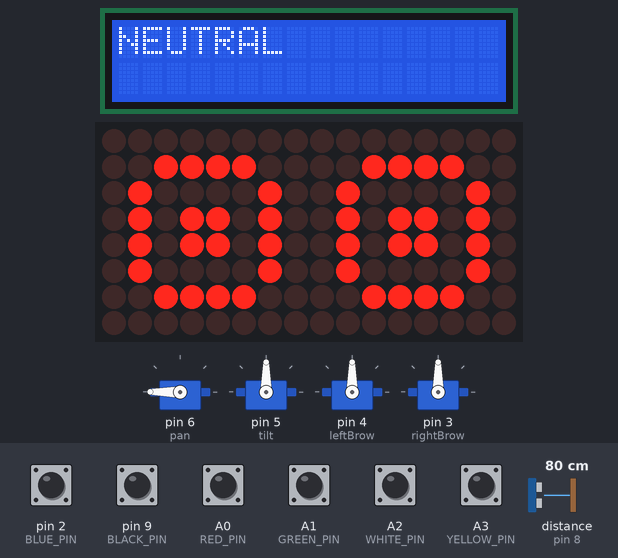
A sketch run on a simulated Arduino Uno, built with avr-gcc and run on an emulated ATmega328P. Parts: 16×2 character LCD, 4 × servo, 16×8 LED matrix. Wiring (inferred from the names in the program): ultrasonic range finder: trigger pin 7; echo pin 8. Inputs (shaded band) come from the test bench; at power-on: A0 (RED_PIN), A1 (GREEN_PIN), A2 (WHITE_PIN), A3 (YELLOW_PIN), pin 2 (BLUE_PIN), pin 9 (BLACK_PIN) HIGH, distance to the obstacle (sensor on pin 8) 80 cm. The echo pulse lasts 58.3 µs per cm; what the sketch prints to the serial monitor is not drawn.

Above: at 2.3 s.
2.4 s: A1 (GREEN_PIN) pulled LOW for 0.15 s
At 2.54 s:
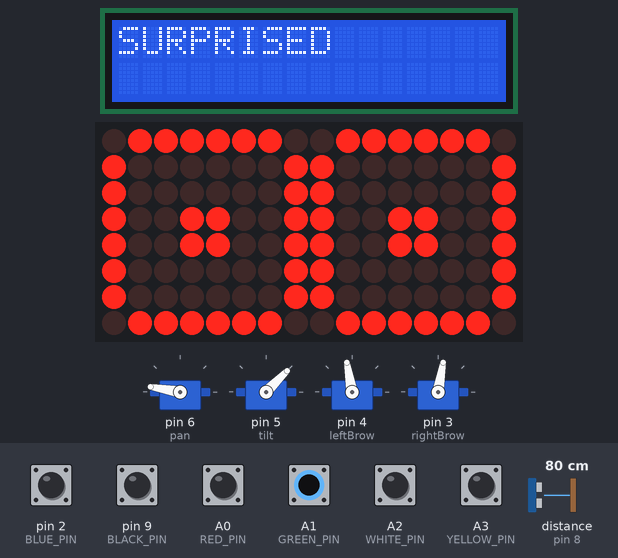
5.5 s: pin 2 (BLUE_PIN) pulled LOW for 0.15 s
At 5.64 s:
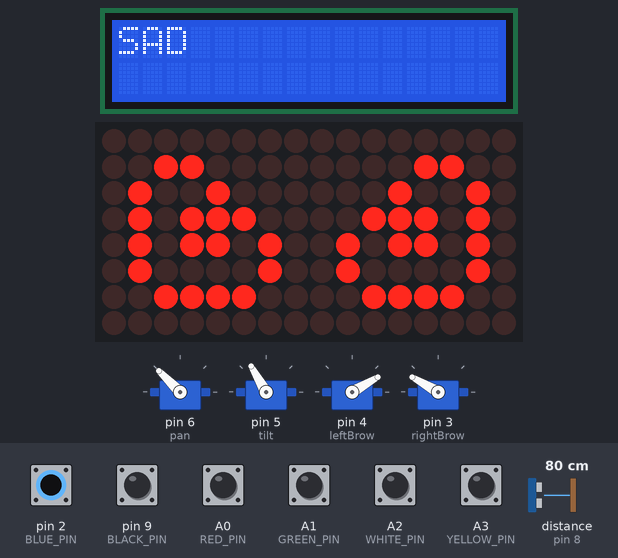
8.6 s: distance to the obstacle (sensor on pin 8) set to 2 cm
At 10.1 s:
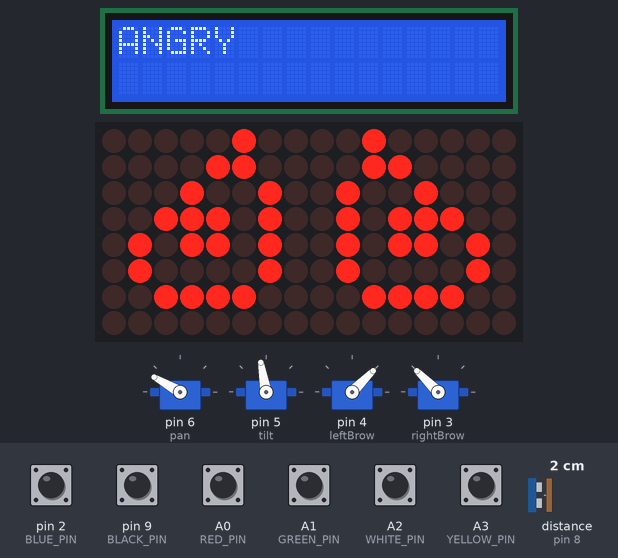
11.6 s: A2 (WHITE_PIN) pulled LOW for 0.15 s
At 11.75 s:
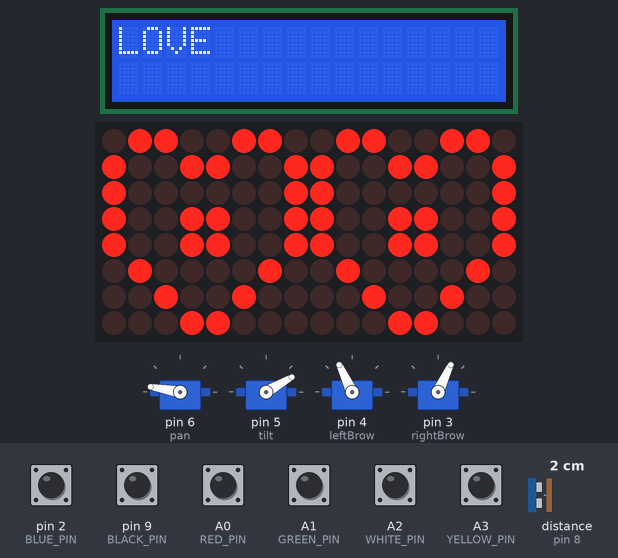
13.3 s: A3 (YELLOW_PIN) pulled LOW for 0.15 s
At 13.44 s:
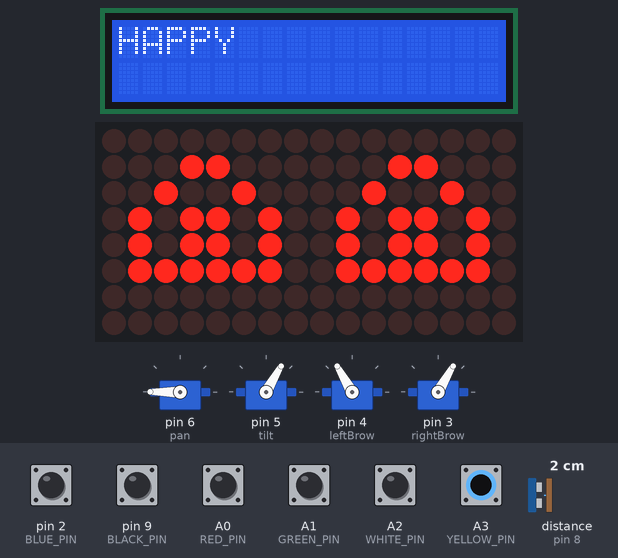
15.0 s: distance to the obstacle (sensor on pin 8) set to 4 cm
Timing chart, 0 to 18.0 s (numbered marks = the images above; inputs shaded):
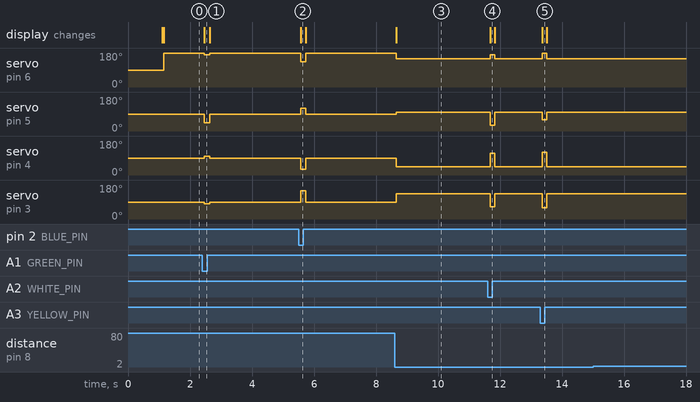

The sketch:

emotive_robot_code.ino
```cpp
#include <LiquidCrystal_I2C.h>
#include <LedControlMS.h>
#include <Servo.h>

// pins for LED matrix
int DIN = 13;
int CS = 12;
int CLK = 11;
// number of devices being programmed
#define NUM_DEVICE 2
// pins for all the buttons
#define BLACK_PIN 9
#define BLUE_PIN 2
#define YELLOW_PIN A3
#define WHITE_PIN A2
#define GREEN_PIN A1
#define RED_PIN A0
// pins for ultrasonic sensor
const int triggerPin = 7;
const int echoPin = 8;
// used to get distance from another object
float pulse_width, distance;
// instance of LCD
LiquidCrystal_I2C lcd = LiquidCrystal_I2C(0x27, 16, 2);
// instance if LED matrix
LedControl ledmatrix = LedControl(DIN, CLK, CS, NUM_DEVICE);
// instances of servos used to convery robot's emotion
Servo pan;
Servo tilt;
Servo leftBrow;
Servo rightBrow;
// byte arrays with LED matrix patterns for each emotion
byte happyL_bmp[8] =
{ B00000000,
B00011100,
B00100100,
B01011100,
B01011100,
B00100100,
B00011100,
B00000000 };
byte happyR_bmp[8] =
{ B00000000,
B00011100,
B00100100,
B01011100,
B01011100,
B00100100,
B00011100,
B00000000 };
byte neutralL_bmp[8] =
{ B00000000,
B00111100,
B01000010,
B01011010,
B01011010,
B01000010,
B00111100,
B00000000 };
byte neutralR_bmp[8] =
{ B00000000,
B00111100,
B01000010,
B01011010,
B01011010,
B01000010,
B00111100,
B00000000 };
byte angryL_bmp[8] =
{ B00000000,
B00001100,
B00010010,
B00111010,
B01011010,
B11000010,
B00111100,
B00000000 };
byte angryR_bmp[8] =
{ B00000000,
B00111100,
B11000010,
B01011010,
B00111010,
B00010010,
B00001100,
B00000000 };
byte surprisedL_bmp[8] =
{ B01111110,
B10000001,
B10000001,
B10011001,
B10011001,
B10000001,
B10000001,
B01111110 };
byte surprisedR_bmp[8] =
{ B01111110,
B10000001,
B10000001,
B10011001,
B10011001,
B10000001,
B10000001,
B01111110 };
byte sadL_bmp[8] =
{ B00000000,
B00111100,
B01000010,
B01011010,
B00111010,
B00010010,
B00001100,
B00000000 };
byte sadR_bmp[8] =
{ B00000000,
B00001100,
B00010010,
B00111010,
B01011010,
B01000010,
B00111100,
B00000000 };
byte loveL_bmp[8] =
{ B01111000,
B10000100,
B10000010,
B01011001,
B01011001,
B10000010,
B10000100,
B01111000 };
byte loveR_bmp[8] =
{ B01111000,
B10000100,
B10000010,
B01011001,
B01011001,
B10000010,
B10000100,
B01111000 };

void setup() {
  // put your setup code here, to run once:
  Serial.begin(9600);
  // set up LCD
  lcd.init();
  lcd.backlight();
  // set up LED
  for (int i=0; i< NUM_DEVICE; i++){
    ledmatrix.shutdown(i,false);
  // Set the brightness to a low value
    ledmatrix.setIntensity(i,1);
  // and clear the display */
    ledmatrix.clearDisplay(i);
  }

  pan.attach(6);
  tilt.attach(5);
  leftBrow.attach(4);
  rightBrow.attach(3);

  lcd.println("Hello!          ");
  lcd.println("I am Brobot    ");
  delay(1000);
  lcd.setCursor(0, 0);
  lcd.clear();

  pinMode(YELLOW_PIN, INPUT_PULLUP);
  pinMode(BLUE_PIN, INPUT_PULLUP);
  pinMode(BLACK_PIN, INPUT_PULLUP);
  pinMode(RED_PIN, INPUT_PULLUP);
  pinMode(GREEN_PIN, INPUT_PULLUP);
  pinMode(WHITE_PIN, INPUT_PULLUP);
  // set up ultrasonic sensor
  pinMode(triggerPin, OUTPUT);
  pinMode(echoPin, INPUT);
  digitalWrite(triggerPin, LOW);
  delayMicroseconds(2);

}

void loop() {
  // put your main code here, to run repeatedly:
  // set up ultrasonic sensor signals
  digitalWrite(triggerPin, HIGH);
  delayMicroseconds(10);
  digitalWrite(triggerPin, LOW);
  // get and calculate distance
  pulse_width = pulseIn(echoPin, HIGH);
  distance = (pulse_width*0.0343)/2;
  int blackState = digitalRead(BLACK_PIN);
  int blueState = digitalRead(BLUE_PIN);
  Serial.println(blueState);
  int yellowState = digitalRead(YELLOW_PIN);
  int whiteState = digitalRead(WHITE_PIN);
  int greenState = digitalRead(GREEN_PIN);
  int redState = digitalRead(RED_PIN);
  // if-else statements determining emotion
  // each distance corresponds to an emotion and updateFace() and moveServos() are called to
  // express that emotion on the robot
   if(redState == LOW)
  {
    updateFace("ANGRY", angryL_bmp, angryR_bmp);
    moveServos(45, 135, 150, 100);
  }
  else if(greenState == LOW)
  {
    updateFace("SURPRISED       ", surprisedL_bmp, surprisedR_bmp);
    moveServos(100, 80, 170, 45);
  }
  else if(whiteState == LOW)
  {
    updateFace("LOVE            ", loveL_bmp, loveR_bmp);
    moveServos(115, 65, 170, 30);
  }
  else if(yellowState == LOW)
  {
    updateFace("HAPPY           ", happyL_bmp, happyR_bmp);
    moveServos(120, 60, 180, 60);
  }
  else if(blueState == LOW)
  {
    Serial.println("blue pressed");
    updateFace("SAD             ", sadL_bmp, sadR_bmp);
    moveServos(30, 150, 135, 120);
  }
  else if (blackState == LOW)
  {
    updateFace("NEUTRAL         ", neutralL_bmp, neutralR_bmp);
    moveServos(90, 90, 180, 90);
  }
  else
  {
      if(distance <= 10.0)
    {
      updateFace("ANGRY", angryL_bmp, angryR_bmp);
      moveServos(45, 135, 150, 100);
    }
    else if(distance <= 20.0)
    {
      updateFace("SURPRISED       ", surprisedL_bmp, surprisedR_bmp);
      moveServos(100, 80, 170, 45);
    }
    else if(distance <= 30.0)
    {
      updateFace("LOVE            ", loveL_bmp, loveR_bmp);
      moveServos(115, 65, 170, 30);
    }
    else if(distance <= 40.0)
    {
      updateFace("HAPPY           ", happyL_bmp, happyR_bmp);
      moveServos(120, 60, 180, 60);
    }
    else if(distance <= 50.0)
    {
      updateFace("SAD             ", sadL_bmp, sadR_bmp);
      moveServos(30, 150, 135, 120);
    }
    else
    {
      updateFace("NEUTRAL         ", neutralL_bmp, neutralR_bmp);
      moveServos(90, 90, 180, 90);
    }
  }
}

// takes in the emotion and the arrays for the eyes as parameters and uses them to change
// the LED matrices and LCD
void updateFace(String emotion, byte leftEye[], byte rightEye[])
{
  int i = 0;
  // draws pattern on left eye matrix
	for(i = 0; i < 8; i++)
	{
		ledmatrix.setColumn(0, i, leftEye[i]);
	}
	int j = 0;
  // draws pattern on right eye matrix
	for(j = 0; j < 8; j++)
	{
		ledmatrix.setColumn(1, j, rightEye[j]);
	}
  // displays emotion on LCD and resets cursor
  lcd.clear();
	lcd.print(emotion);
  lcd.setCursor(0, 0);
}

// takes in the angle measures that each servo turns as parameters and sets each servo to that angle
void moveServos(int left, int right, int panIn, int tiltIn)
{
  leftBrow.write(left);
  rightBrow.write(right);
  pan.write(panIn);
  tilt.write(tiltIn);

}
```

Measured:
- after the input at 2.4 s, servo on pin 6 (pan): 180° → 170° after 0.06 s, → 180° 0.17 s later; servo on pin 5 (tilt): 90° → 45° after 0.06 s, → 90° 0.17 s later; servo on pin 4 (leftBrow): 90° → 100° after 0.06 s, → 90° 0.17 s later; servo on pin 3 (rightBrow): 90° → 80° after 0.06 s, → 90° 0.17 s later; the display: changes after 0.06 s (image 1)
- after the input at 5.5 s, servo on pin 6 (pan): 180° → 135° after 0.06 s, → 180° 0.17 s later; servo on pin 5 (tilt): 90° → 120° after 0.06 s, → 90° 0.17 s later; servo on pin 4 (leftBrow): 90° → 30° after 0.06 s, → 90° 0.17 s later; servo on pin 3 (rightBrow): 90° → 150° after 0.06 s, → 90° 0.17 s later; the display: changes after 0.06 s (image 2)
- after the input at 8.6 s, servo on pin 6 (pan): 180° → 150° after 0.05 s; servo on pin 5 (tilt): 90° → 100° after 0.05 s; servo on pin 4 (leftBrow): 90° → 45° after 0.05 s; servo on pin 3 (rightBrow): 90° → 135° after 0.05 s; the display: changes after 0.05 s (image 3)
- after the input at 11.6 s, servo on pin 6 (pan): 150° → 170° after 0.08 s, → 150° 0.15 s later; servo on pin 5 (tilt): 100° → 30° after 0.08 s, → 100° 0.15 s later; servo on pin 4 (leftBrow): 45° → 115° after 0.08 s, → 45° 0.15 s later; servo on pin 3 (rightBrow): 135° → 65° after 0.08 s, → 135° 0.15 s later; the display: changes after 0.08 s (image 4)
- after the input at 13.3 s, servo on pin 6 (pan): 150° → 180° after 0.07 s, → 150° 0.15 s later; servo on pin 5 (tilt): 100° → 60° after 0.07 s, → 100° 0.15 s later; servo on pin 4 (leftBrow): 45° → 120° after 0.07 s, → 45° 0.15 s later; servo on pin 3 (rightBrow): 135° → 60° after 0.07 s, → 135° 0.15 s later; the display: changes after 0.07 s (image 5)
- after the input at 15.0 s, every drawn part: stays the same
